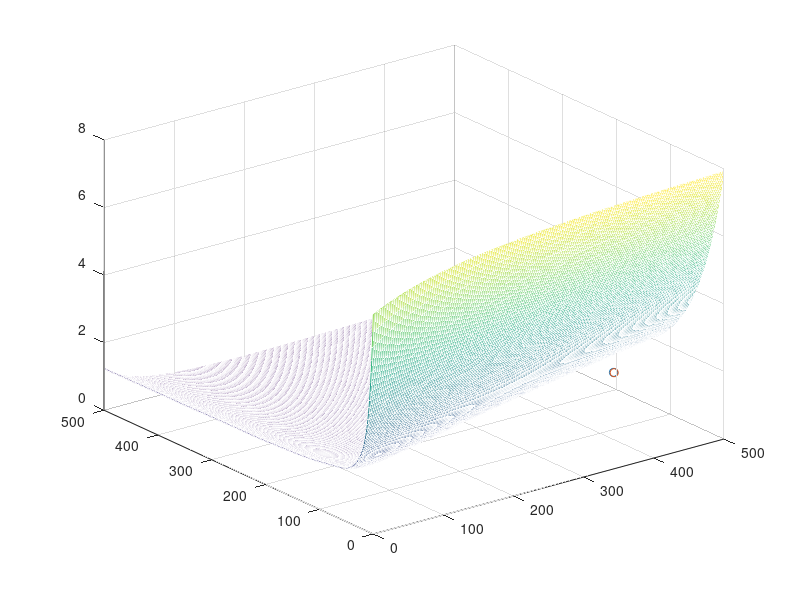

The MATLAB source for this figure:
load('CFO_workspace.mat')
load('PSO_workspace.mat')
load('mapowanie_workspace.mat')


mesh(FIT);
hold on;
scatter3(gbest(2)*10,gbest(4)*10, gbest(1),'red');
hold on;
scatter3(best_cells(1)*10, best_cells(2)*10, best_cells(3),'blue');


% najlepsze dopasowania poszczegolnych mrowek w PSO, w CFO nie ma takiej
% opcji
%for i = 1:1:20
  %  scatter3(pbest(i,2)*10,pbest(i,4)*10, pbest(i,1));
%end